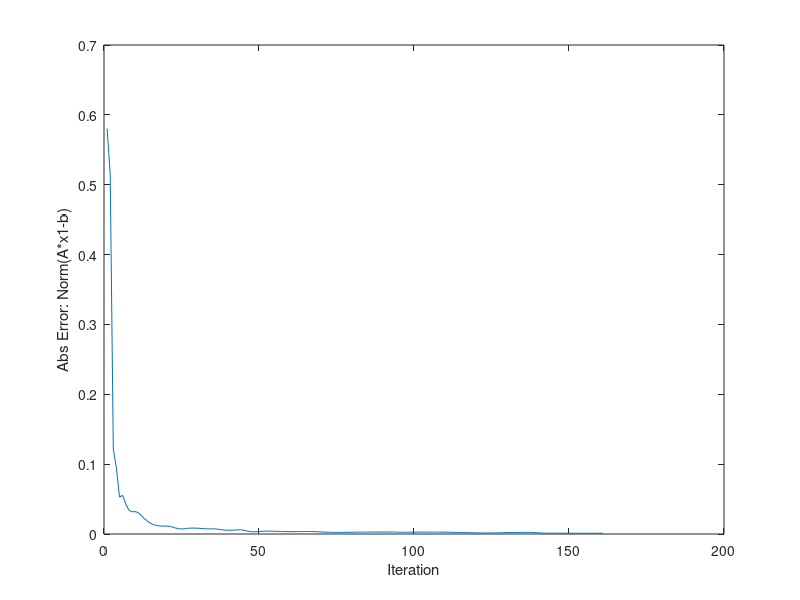

This chart was generated by the following MATLAB code:
% # of constraints
m = 20; 

% # of equations
n = 100; 

% Maximum # of iterations to run
MAX_ITER = 1e3;

% Whether or not to apply preconditioning to A and b
precondition = false;

% Tolerance (stop early if the error is less than this)
TOL = 1e-3;

% Beta parameter (for augmenting lagrangian). Set randomly between 0 and 1
beta = rand();  

% Cost (must be nonnegative)
c = rand(n,1);

A = randn(m, n);
b = randn(m,1);

if precondition
    AAT_inv_sqrt = sqrt(inv(A * A')) * A;
end

% Initialize y
y = zeros(m,1);

% Initialize s
s = ones(n, 1);

% Initialize x1 randomly (doesn't need to be positive).
x1 = randn(n, 1);

% Initialize x2 randomly (must be nonnegative). 
x2 = rand(n, 1);

ATA_plus_I_inv = inv(A'*A + eye(size(A,2)));

 % history of errors at each iteration
error_history = [];

for i=1:MAX_ITER
    % x1 update
    x1 = ATA_plus_I_inv * ((1/beta)*A'*y + (1/beta)*s - (1/beta)*c + A'*b + x2);

    % x2 update
    x2 = max(x1 - (1/beta)*s, 0);
    
    % y update
    y = y - beta * (A * x1 - b);
    
    % s update
    s = s - beta * (x1 - x2);
    
    abs_err = norm(A*x1 - b);
    error_history = [error_history abs_err];
    
    % Early stopping condition
    if abs_err < TOL
        fprintf('Converged at step %d \n', i)
        break
    end
    
end

figure(1)
plot(error_history)
xlabel('Iteration')
ylabel('Abs Error: Norm(A*x1-b)')

% Optimal Objective value
opt_obj = c' * x1;
fprintf('Optimal Objective Value: %f \n', opt_obj)
